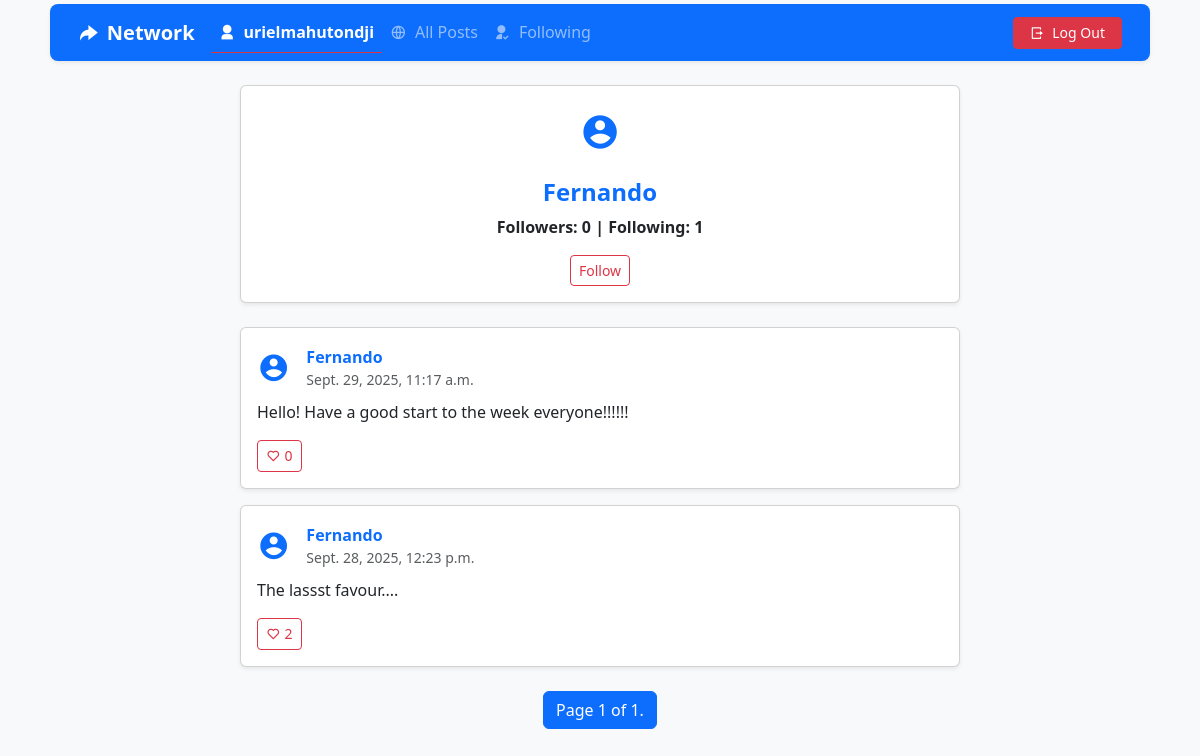
Page /profile/Fernando (signed in) on the committed database.
### network/models.py (models this page shows, shortened)
class User(AbstractUser):
    pass

class Posts(models.Model):
    user = models.ForeignKey(User, on_delete=models.CASCADE, related_name="posts")
    content = models.TextField()
    timestamp = models.DateTimeField(auto_now_add=True)
    likes = models.ManyToManyField(User, related_name="liked_posts", blank=True)

### network/views.py (the view)
# urls.py: path("profile/<str:username>", views.profile, name="profile"),
@login_required
def profile(request, username):
    try:
        profile_user = User.objects.get(username=username)
    except User.DoesNotExist:
        return HttpResponse("User not found", status=404)
    posts = Posts.objects.filter(user=profile_user).order_by('-timestamp')
    paginator = Paginator(posts, 10)
    page_number = request.GET.get("page")
    page_obj = paginator.get_page(page_number)
    is_following = request.user.following.filter(following=profile_user).exists()
    followers_count = profile_user.followers.count()
    following_count = profile_user.following.count()
    return render(request, "network/profile.html", {
        "profile_user": profile_user,
        "page_obj": page_obj,
        "is_following": is_following,
        "followers_count": followers_count,
        "following_count": following_count
    })

### network/templates/network/profile.html (shortened to what this page needs)
{% extends "network/layout.html" %}
{% load static %}
{% block body %}
<div class="container my-4">
    <div class="row">
        <div class="col-lg-8 mx-auto">
            <div class="card shadow-sm mb-4">
                <div class="card-body text-center">
                    <div class="profile-avatar mb-3">
                        <i class="ri-account-circle-fill text-primary fs-1"></i>
                    </div>
                    <h4 class="fw-bold text-primary">{{ profile_user.username }}</h4>
                    <p class="fw-semibold">
                        Followers: <span id="followers-count">{{ followers_count }}</span> |
                        Following: <span id="following-count">{{ following_count }}</span>
                    </p>
                    {% if user != profile_user %}
                        <button class="btn {% if is_following %}btn-danger{% else %}btn-outline-danger{% endif %} btn-sm follow-btn" data-username="{{ profile_user.username }}">
                            {% if is_following %}Unfollow{% else %}Follow{% endif %}
                        </button>
                    {% endif %}
                </div>
            </div>
            <div class="posts-container">
                {% for post in page_obj %}
                    <div class="card shadow-sm mb-3 post-card">
                        <div class="card-body">
                            <div class="d-flex justify-content-between align-items-start mb-2">
                                <div class="d-flex align-items-center">
                                    <div class="profile-avatar me-3">
                                        <i class="ri-account-circle-fill text-primary fs-2"></i>
                                    </div>
                                    <div class="d-flex flex-column">
                                        <a href="{% url 'profile' post.user.username %}" class="mb-0 fw-bold text-primary text-decoration-none">{{ post.user.username }}</a>
                                        <small class="text-muted">{{ post.timestamp }}</small>
                                    </div>
                                </div>
                            </div>
                            <p class="post-content" id="content-{{ post.id }}">
                                {{ post.content }}
                            </p>
                            <div class="d-flex justify-content-between align-items-center mt-3">
                                <button class="btn {% if user in post.likes.all %}btn-danger{% else %}btn-outline-danger{% endif %} btn-sm like-btn" data-post-id="{{ post.id }}">
                                    <i class="{% if user in post.likes.all %}ri-heart-fill{% else %}ri-heart-line{% endif %} me-1"></i><span class="like-count">{{ post.likes.count }}</span>
                                </button>
                            </div>
                        </div>
                    </div>
                {% empty %}
                    <p class="text-center text-muted">No posts to display.</p>
                {% endfor %}
                <div class="d-flex justify-content-center mt-4">
                    <nav aria-label="Page navigation">
                        <ul class="pagination justify-content-center">
                            <li class="page-item active">
                                <a class="page-link" href="#" aria-current="page">Page {{ page_obj.number }} of {{ page_obj.paginator.num_pages }}.</a>
                            </li>
                        </ul>
                    </nav>
                </div>
            </div>
        </div>
    </div>
</div>
{% endblock %}

### network/templates/network/layout.html (shortened to what this page needs)
{% load static %}
<!DOCTYPE html>
<html lang="en">
    <head>
        <link href="https://cdn.jsdelivr.net/npm/bootstrap@5.3.8/dist/css/bootstrap.min.css" rel="stylesheet">
        <link href="https://cdn.jsdelivr.net/npm/remixicon/fonts/remixicon.css" rel="stylesheet">
        <link href="{% static 'network/styles.css' %}" rel="stylesheet">
    </head>
    <body class="container bg-light">
        <nav class="navbar navbar-expand-lg navbar-dark bg-primary shadow-sm sticky-top rounded-3 mt-1 mx-2 px-3">
        <div class="container-fluid">
            <a class="navbar-brand fw-bold d-flex align-items-center" href="#">
            <i class="ri-share-forward-fill me-2"></i> Network
            </a>
            <div class="collapse navbar-collapse" id="navbarNav">
            <ul class="navbar-nav me-auto mb-2 mb-lg-0">
                {% if user.is_authenticated %}
                <li class="nav-item">
                    <a class="nav-link {% if request.resolver_match.url_name == 'profile' %}active  fw-bold border-bottom border-danger{% endif %}" href="{% url 'profile' user.username %}">
                    <i class="ri-user-3-fill me-1"></i> {{ user.username }}
                    </a>
                </li>
                <li class="nav-item">
                <a class="nav-link {% if request.resolver_match.url_name == 'index' %}active  fw-bold border-bottom border-danger{% endif %}" href="{% url 'index' %}">
                    <i class="ri-global-line me-1"></i> All Posts
                </a>
                </li>
                <li class="nav-item">
                    <a class="nav-link {% if request.resolver_match.url_name == 'following' %}active  fw-bold border-bottom border-danger{% endif %}" href="{% url 'following' %}">
                    <i class="ri-user-follow-fill me-1"></i> Following
                    </a>
                </li>
                {% endif %}
            </ul>
            <ul class="navbar-nav ms-auto">
                {% if user.is_authenticated %}
                <li class="nav-item align-items-end text-end">
                    <a class="btn btn-danger btn-sm px-3 " href="{% url 'logout' %}">
                    <i class="ri-logout-box-r-line me-1"></i> Log Out
                    </a>
                </li>
                {% endif %}
            </ul>
            </div>
        </div>
        </nav>
        <div class="body">
            {% block body %}
            {% endblock %}
        </div>
    </body>
</html>

### rows in the picture
User: username "urielmahutondji"
User: username "Fernando"
Posts: user.username "Fernando", timestamp "Sept. 29, 2025, 11:17 a.m.", content "Hello! Have a good start to the week everyone!!!!!!", likes.count "0"
Posts: user.username "Fernando", timestamp "Sept. 28, 2025, 12:23 p.m.", content "The lassst favour....", likes.count "2"

### other values in the picture
{{ followers_count }} "0"
{{ following_count }} "1"
{{ page_obj.number }} "1"
{{ page_obj.paginator.num_pages }} "1"
